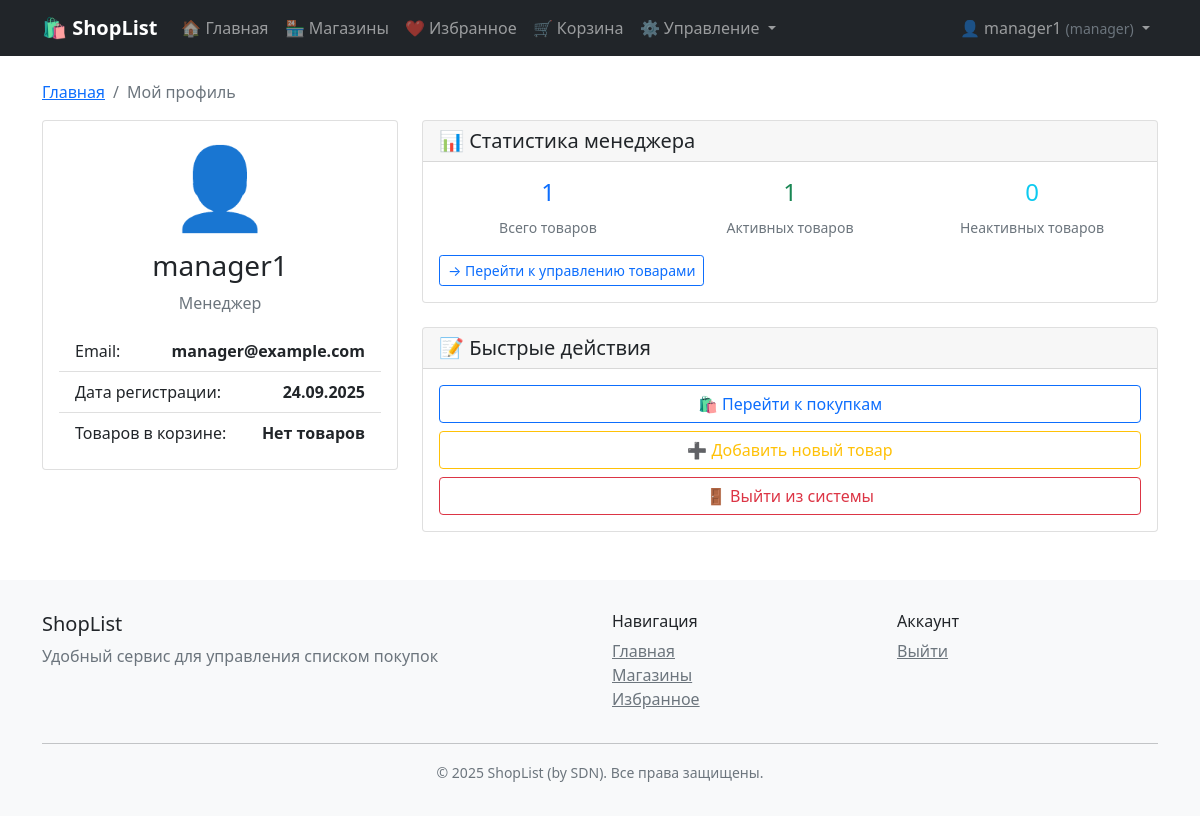
Before: /users/profile/ (signed in) with the older database file.
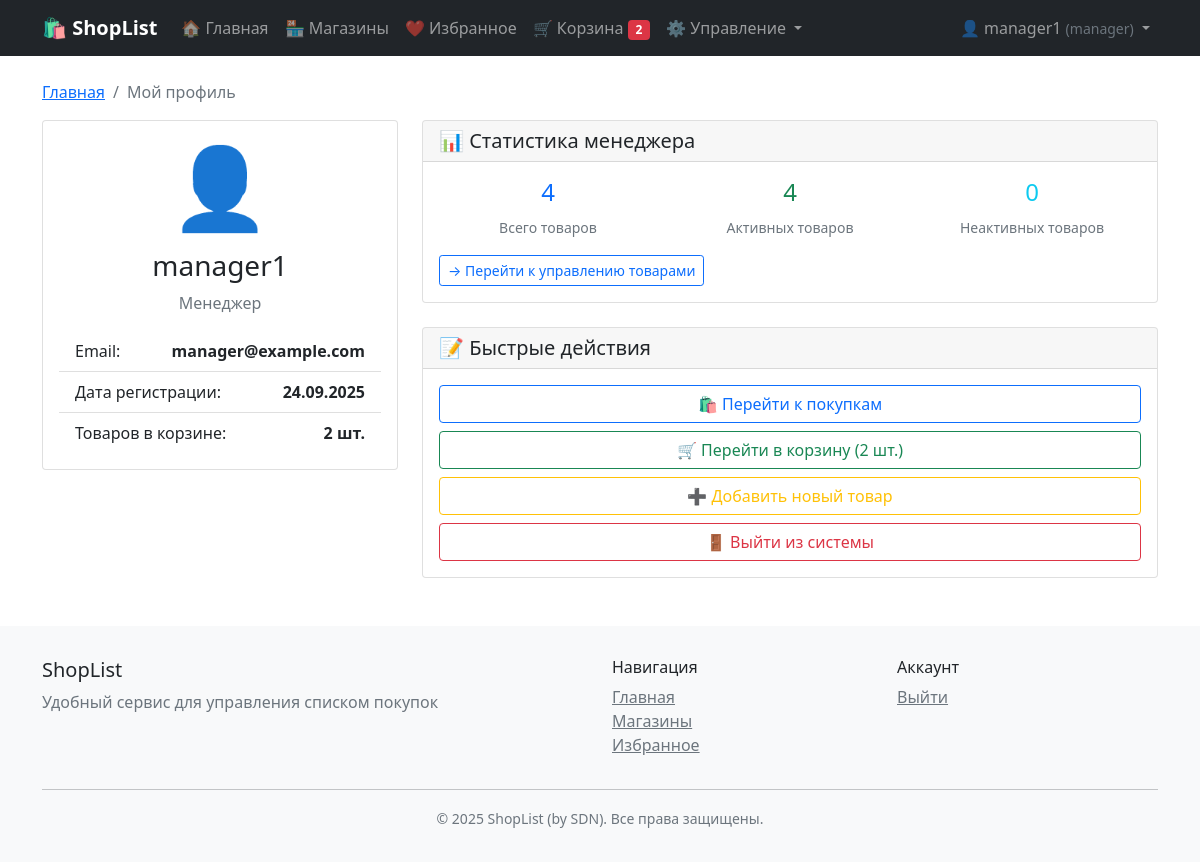
After: the same page with the newer database file.
### users/models.py (models this page shows, shortened)
class CustomUser(AbstractUser):
    ROLE_CHOICES = [
        ('user', 'Пользователь'),
        ('manager', 'Менеджер'),
        ('admin', 'Администратор'),
    ]
    role = models.CharField(
        max_length=20,
        choices=ROLE_CHOICES,
        default='user',
        verbose_name="Роль"
    )
    class Meta:
        verbose_name = "Пользователь"
        verbose_name_plural = "Пользователи"

### products/models.py (models this page shows, shortened)
class Cart(models.Model):
    user = models.OneToOneField(settings.AUTH_USER_MODEL, on_delete=models.CASCADE)
    created_at = models.DateTimeField(auto_now_add=True)
    updated_at = models.DateTimeField(auto_now=True)
    def total_items(self):
        return sum(item.quantity for item in self.items.all())

class CartItem(models.Model):
    cart = models.ForeignKey(Cart, on_delete=models.CASCADE, related_name='items')
    product = models.ForeignKey(Product, on_delete=models.CASCADE)
    quantity = models.PositiveIntegerField(default=1)
    added_at = models.DateTimeField(auto_now_add=True)

### users/views.py (the view)
# urls.py: path('profile/', views.profile, name='profile'),
@login_required
def profile(request):
    user = request.user
    stats = {}
    if user.role in ['manager', 'admin']:
        stats = {
            'total_products': user.product_set.count(),
            'active_products': user.product_set.filter(is_active=True).count(),
            'inactive_products': user.product_set.filter(is_active=False).count(),
        }
    return render(request, 'users/profile.html', {
        'user': user,
        'stats': stats
    })

### templates/users/profile.html (shortened to what the changed rows need)
{% extends 'base.html' %}
{% load product_filters %}
{% block content %}
<div class="container mt-4">
    <div class="row">
        <div class="col-lg-4">
            <div class="card">
                <div class="card-body text-center">
                    <div class="mb-3">
                        <span class="display-1">👤</span>
                    </div>
                    <h3>{{ user.username }}</h3>
                    <p class="text-muted">{{ user.get_role_display }}</p>
                    <div class="list-group list-group-flush">
                        <div class="list-group-item d-flex justify-content-between">
                            <span>Email:</span>
                            <strong>{{ user.email|default:"Не указан" }}</strong>
                        </div>
                        <div class="list-group-item d-flex justify-content-between">
                            <span>Дата регистрации:</span>
                            <strong>{{ user.date_joined|date:"d.m.Y" }}</strong>
                        </div>
                        <div class="list-group-item d-flex justify-content-between">
                            <span>Товаров в корзине:</span>
                            <strong>
                                {% if user.cart.total_items > 0 %}
                                    {{ user.cart.total_items }} шт.
                                {% else %}
                                    Нет товаров
                                {% endif %}
                            </strong>
                        </div>
                    </div>
                </div>
            </div>
        </div>
        <div class="col-lg-8">
            {% if user.role == 'manager' or user.role == 'admin' %}
            <div class="card mb-4">
                <div class="card-header">
                    <h5 class="mb-0">📊 Статистика менеджера</h5>
                </div>
                <div class="card-body">
                    <div class="row text-center">
                        <div class="col-md-4">
                            <div class="h4 text-primary">
                                {{ stats.total_products }}
                            </div>
                            <small class="text-muted">Всего товаров</small>
                        </div>
                        <div class="col-md-4">
                            <div class="h4 text-success">
                                {{ stats.active_products }}
                            </div>
                            <small class="text-muted">Активных товаров</small>
                        </div>
                        <div class="col-md-4">
                            <div class="h4 text-info">
                                {{ stats.inactive_products }}
                            </div>
                            <small class="text-muted">Неактивных товаров</small>
                        </div>
                    </div>
                    <div class="mt-3">
                        <a href="{% url 'product_manage' %}" class="btn btn-outline-primary btn-sm">
                            → Перейти к управлению товарами
                        </a>
                    </div>
                </div>
            </div>
            {% endif %}
            <div class="card">
                <div class="card-body">
                    <div class="d-grid gap-2">
                        <a href="{% url 'product_list' %}" class="btn btn-outline-primary">
                            🛍️ Перейти к покупкам
                        </a>
                        {% if user.cart.total_items > 0 %}
                        <a href="{% url 'cart_view' %}" class="btn btn-outline-success">
                            🛒 Перейти в корзину ({{ user.cart.total_items }} шт.)
                        </a>
                        {% endif %}
                        {% if user.role == 'manager' or user.role == 'admin' %}
                        <a href="{% url 'product_add' %}" class="btn btn-outline-warning">
                            ➕ Добавить новый товар
                        </a>
                        {% endif %}
                        <a href="{% url 'logout' %}" class="btn btn-outline-danger">
                            🚪 Выйти из системы
                        </a>
                    </div>
                </div>
            </div>
        </div>
    </div>
</div>
{% endblock %}

### templates/base.html (shortened to what the changed rows need)
<!DOCTYPE html>
<html lang="ru">
<head>
    <link href="https://cdn.jsdelivr.net/npm/bootstrap@5.1.3/dist/css/bootstrap.min.css" rel="stylesheet">
    <link rel="stylesheet" href="https://cdn.jsdelivr.net/npm/bootstrap-icons@1.7.2/font/bootstrap-icons.css">
</head>
<body>
    <nav class="navbar navbar-expand-lg navbar-dark bg-dark">
        <div class="container">
            <div class="collapse navbar-collapse" id="navbarNav">
                <ul class="navbar-nav me-auto">
                    {% if user.is_authenticated %}
                    <li class="nav-item">
                        <a class="nav-link" href="{% url 'cart_view' %}">
                            🛒 Корзина
                            {% if user.is_authenticated %}
                                {% with user.cart.total_items as cart_count %}
                                    {% if cart_count > 0 %}
                                        <span class="badge bg-danger">{{ cart_count }}</span>
                                    {% endif %}
                                {% endwith %}
                            {% endif %}
                        </a>
                    </li>
                    {% endif %}
                </ul>
                <ul class="navbar-nav">
                    {% if user.is_authenticated %}
                    <li class="nav-item dropdown">
                        <a class="nav-link dropdown-toggle" href="#" id="userDropdown" role="button" data-bs-toggle="dropdown">
                            👤 {{ user.username }}
                            {% if user.role %}
                            <small class="text-muted">({{ user.role }})</small>
                            {% endif %}
                        </a>
                    </li>
                    {% endif %}
                </ul>
            </div>
        </div>
    </nav>
    <main>
        {% block content %}
        {% endblock %}
    </main>
</body>
</html>

Changed rows visible on the page:
changed CustomUser "manager1": cart.total_items (not shown) → "2"
Other visible differences:
{{ cart_count }}: (not shown) → "2"
{{ stats.total_products }}: "1" → "4"
{{ stats.active_products }}: "1" → "4"
text no longer shown: "Нет товаров"
text now shown: "шт. 🛒 Перейти в корзину ( шт.)"
